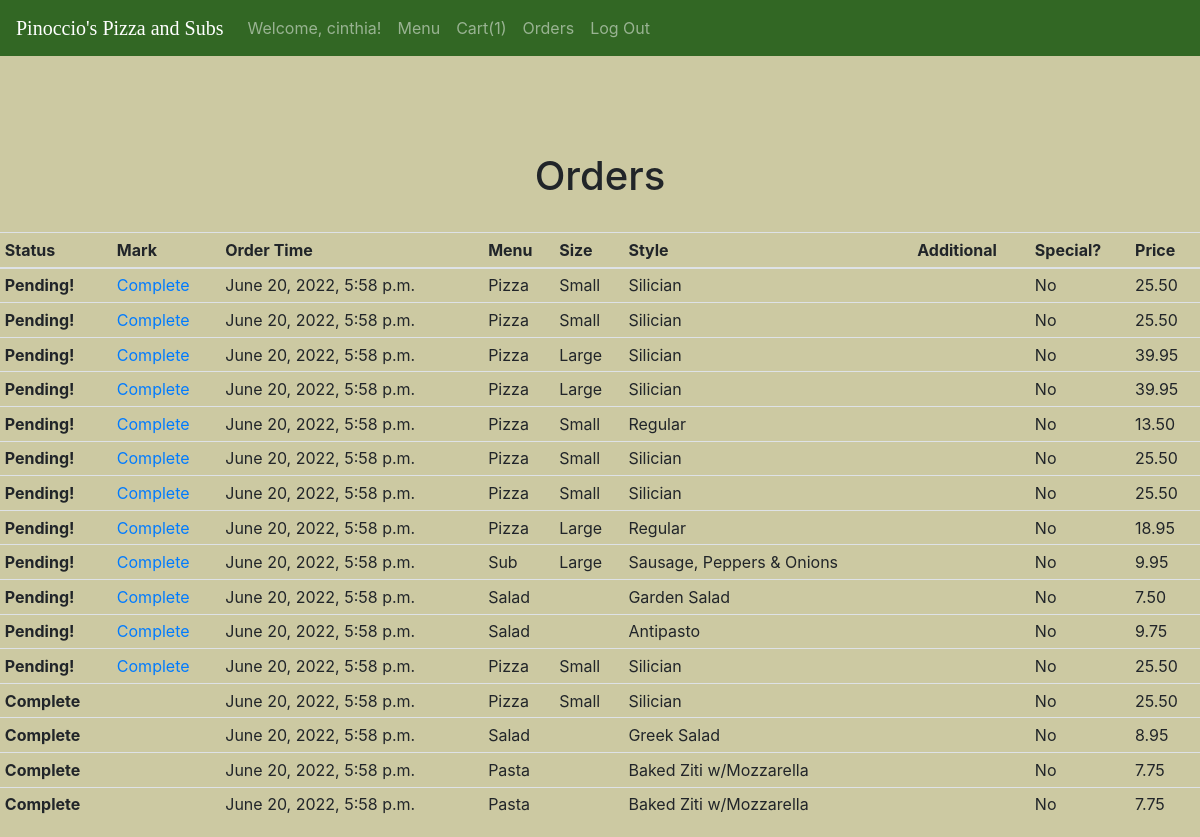
Page /checkout (signed in) on the committed database.
### orders/models.py (models this page shows)
class OrderItem(models.Model):
    CHOICES = (
        ('Pending', 'Pending'),
        ('Complete', 'Complete'),
    )
    menu = models.CharField(max_length=16)
    size = models.CharField(max_length=16)
    style = models.CharField(max_length=64)
    additional = models.CharField(max_length=255)
    is_special = models.BooleanField(default=False)
    price = models.DecimalField(max_digits=5, default=0.00, decimal_places=2)
    user_id = models.IntegerField()
    created_at = models.DateTimeField(default=datetime.now, blank=True)
    is_complete = models.BooleanField(default=False)
    class Meta:
        ordering = ['created_at']

### orders/views.py (the view)
# urls.py: path("checkout", views.checkout, name="checkout"),
def checkout(request):
    if request.method == "POST":
        cart_items = CartItem.objects.filter(user_id= request.user.id)
        for item in cart_items:
            menu = item.menu
            size = item.size
            style = item.style
            additional = item.additional
            is_special = item.is_special
            price = item.price
            user_id = item.user_id
            order = OrderItem(menu=menu, size=size, style=style, additional=additional, is_special=is_special, price=price, user_id=user_id)
            order.save()
            item.delete()
        all_order_items = OrderItem.objects.order_by('is_complete')
        user_order_items = all_order_items.filter(user_id=request.user.id)
        cart_items = CartItem.objects.filter(user_id= request.user.id)
        context = {
            'cart_items': cart_items,
            'all_order_items': all_order_items,
            'user_order_items': user_order_items,
            'num_cart_items': cart_items.count(),
        }
        return render(request, 'orders/checkout.html', context)
    else:
        all_order_items = OrderItem.objects.order_by('is_complete')
        user_order_items = all_order_items.filter(user_id=request.user.id)
        cart_items = CartItem.objects.filter(user_id= request.user.id)
        context = {
            'cart_items': cart_items,
            'all_order_items': all_order_items,
            'user_order_items': user_order_items,
            'num_cart_items': cart_items.count(),
        }
        return render(request, 'orders/checkout.html', context)

### orders/templates/orders/checkout.html (shortened to what this page needs)
{% extends "orders/layout.html" %}
{% block content %}
<h1 class="text-center">Orders</h1>
<br>
{% if user.is_staff %}
<table class="table table-sm">
    <thead>
    <tr>
        <th scope="col">Status</th>
        <th scope="col">Mark</th>
        <th scope="col">Order Time</th>
        <th scope="col">Menu</th>
        <th scope="col">Size</th>
        <th scope="col">Style</th>
        <th scope="col">Additional</th>
        <th scope="col">Special?</th>
        <th scope="col">Price</th>
    </tr>
    </thead>
    <tbody>
        {% for item in all_order_items %}
        <tr>
            <th scope="row">{% if item.is_complete %}Complete{% else %}Pending!{% endif %}</th>
            <td>{% if item.is_complete %}{% else %}  <a href="{% url 'mark_complete'  order_item_id=item.id%}">Complete</a>{% endif %} </td>
            <td>{{item.created_at}}</td>
            <td>{{item.menu}}</td>
            <td>{{item.size}}</td>
            <td>{{item.style}}</td>
            <td>{{item.additional}}</td>
            <td>{% if item.is_special is True %}Yes{% else %}No{% endif %}</td>
            <td>{{item.price}}</td>
        </tr>
        {% endfor %}
    </tbody>
</table>
{% endif %}
{% endblock %}

### orders/templates/orders/layout.html (shortened to what this page needs)
<!DOCTYPE html>
<html lang="en">
<head>
    <link rel="stylesheet" href="https://stackpath.bootstrapcdn.com/bootstrap/4.4.1/css/bootstrap.min.css">
    <link rel="stylesheet" href="https://cdn.jsdelivr.net/npm/bootstrap@4.6.1/dist/css/bootstrap.min.css">
  </head>
<body style="background-color:#ccc9a2 ;">
  <nav style="background-color:#326724 ;"  class="navbar navbar-expand-sm navbar-dark">
    <a style="font-family:  'Lora', serif;"  class="navbar-brand" href="home">Pinoccio's Pizza and Subs</a>
    <ul class="navbar-nav">
            <li class="nav-item">
        <a class="nav-link">Welcome, {{user.username}}!</a>
      </li>
      <li class="nav-item">
        <a class="nav-link" href="/menu">Menu</a>
      </li>
      <li class="nav-item">
        <a class="nav-link" href="/cart">Cart({{num_cart_items}})</a></a>
      </li>
      <li class="nav-item">
        <a class="nav-link" href="/checkout">Orders</a>
      </li>
      <li class="nav-item">
        <a class="nav-link" href="/logout_view">Log Out</a>
      </li>
    </ul>
  </nav>
      <main class="container p-5">
      </main>
</body>
{% block content %}{% endblock %}
</html>

### rows in the picture
OrderItem: is_complete "Pending!", created_at "June 20, 2022, 5:58 p.m.", menu "Pizza", size "Small", style "Silician", is_special "No", price "25.50"
OrderItem: is_complete "Pending!", created_at "June 20, 2022, 5:58 p.m.", menu "Pizza", size "Small", style "Silician", is_special "No", price "25.50"
OrderItem: is_complete "Pending!", created_at "June 20, 2022, 5:58 p.m.", menu "Pizza", size "Large", style "Silician", is_special "No", price "39.95"
OrderItem: is_complete "Pending!", created_at "June 20, 2022, 5:58 p.m.", menu "Pizza", size "Large", style "Silician", is_special "No", price "39.95"
OrderItem: is_complete "Pending!", created_at "June 20, 2022, 5:58 p.m.", menu "Pizza", size "Small", style "Regular", is_special "No", price "13.50"
OrderItem: is_complete "Pending!", created_at "June 20, 2022, 5:58 p.m.", menu "Pizza", size "Small", style "Silician", is_special "No", price "25.50"
OrderItem: is_complete "Pending!", created_at "June 20, 2022, 5:58 p.m.", menu "Pizza", size "Small", style "Silician", is_special "No", price "25.50"
OrderItem: is_complete "Pending!", created_at "June 20, 2022, 5:58 p.m.", menu "Pizza", size "Large", style "Regular", is_special "No", price "18.95"
OrderItem: is_complete "Pending!", created_at "June 20, 2022, 5:58 p.m.", menu "Sub", size "Large", style "Sausage, Peppers & Onions", is_special "No", price "9.95"
OrderItem: is_complete "Pending!", created_at "June 20, 2022, 5:58 p.m.", menu "Salad", style "Garden Salad", is_special "No", price "7.50"
OrderItem: is_complete "Pending!", created_at "June 20, 2022, 5:58 p.m.", menu "Salad", style "Antipasto", is_special "No", price "9.75"
OrderItem: is_complete "Pending!", created_at "June 20, 2022, 5:58 p.m.", menu "Pizza", size "Small", style "Silician", is_special "No", price "25.50"
OrderItem: is_complete "Complete", created_at "June 20, 2022, 5:58 p.m.", menu "Pizza", size "Small", style "Silician", is_special "No", price "25.50"
OrderItem: is_complete "Complete", created_at "June 20, 2022, 5:58 p.m.", menu "Salad", style "Greek Salad", is_special "No", price "8.95"
OrderItem: is_complete "Complete", created_at "June 20, 2022, 5:58 p.m.", menu "Pasta", style "Baked Ziti w/Mozzarella", is_special "No", price "7.75"
OrderItem: is_complete "Complete", created_at "June 20, 2022, 5:58 p.m.", menu "Pasta", style "Baked Ziti w/Mozzarella", is_special "No", price "7.75"

### other values in the picture
{{ user.username }} "cinthia"
{{ num_cart_items }} "1"
